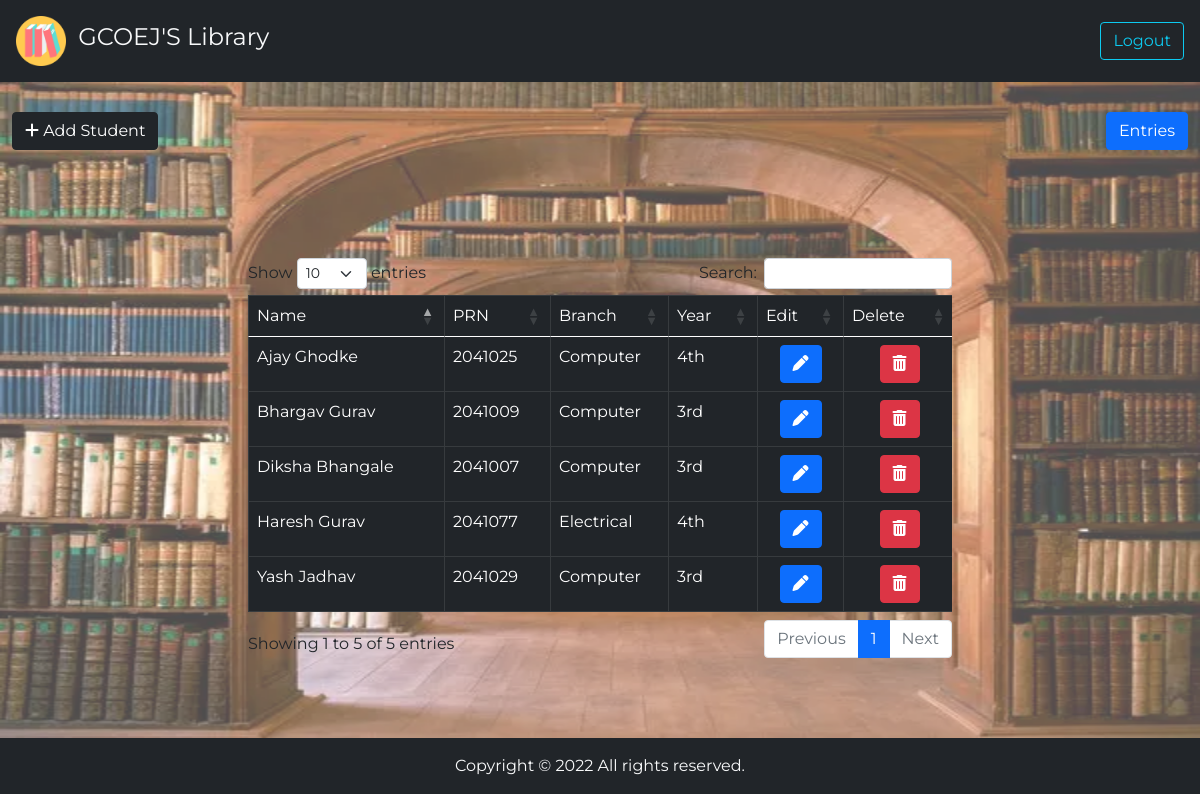
The app's page /backend/ (signed in) with its own data.
### APP/models.py (models this page shows, shortened)
class Student(models.Model):
    Fields = (
        ('Computer', 'Computer'),
        ('Electrical', 'Electrical'),
        ('Civil', 'Civil'),
        ('Mechanical', 'Mechanical'),
        ('Instrumentation', 'Instrumentation'),
        ('Electronics and Tele.', 'Electronics and Tele.')
    )
    Years = (
        ('1st', '1st'),
        ('2nd', '2nd'),
        ('3rd', '3rd'),
        ('4th', '4th')
    )
    name = models.CharField(max_length=50)
    prn = models.CharField(max_length=10)
    branch = models.CharField(max_length=25, choices=Fields)
    year = models.CharField(max_length=3, choices=Years)

### APP/views.py (the view)
# urls.py: path('backend/', views.backend, name="backend"),
@cache_control(no_cache=True, must_revalidade=True, no_store=True)
@login_required(login_url='login')
def backend(request):
    students = Student.objects.all()
    context = {}
    context['student'] = students
    return render(request, 'backend.html', context)

### APP/templates/backend.html (shortened to what this page needs)
{% extends 'base.html' %}
{% block nav-btn %}
            <div class="col-1">
                <a class="btn btn-outline-info float-end" data-bs-toggle="modal" data-bs-target="#logoutModal">Logout</a>
            </div>
{% endblock %}
{% block data-content %}
<div class="container-fluid" id="backend-page">
    <div class="row d-flex justify-content-center align-items-center" id="backend-row">
        {% block btn %}
        <div class="col-lg-12">
            <a class="btn btn-dark" data-bs-toggle="modal" data-bs-target="#AddModal"><i class="fas fa-plus"></i> Add Student</a>
            <a class="btn btn-primary float-end" href="{% url 'entry' %}">Entries</a>
        </div>
        {% endblock %}
        <div class="col-lg-8 p-5" >
            <div id="table-div">
                {% block table %}
                <table class="table table-bordered table-hover table-dark" id="student-table">
                    <thead>
                        <tr>
                            <td>Name</td>
                            <td>PRN</td>
                            <td>Branch</td>
                            <td>Year</td>
                            <td>Edit</td>
                            <td>Delete</td>
                        </tr>
                    </thead>
                    <tbody>
                        {% for i in student %}
                        <tr>
                            <td>{{i.name}}</td>
                            <td>{{i.prn}}</td>
                            <td>{{i.branch}}</td>
                            <td>{{i.year}}</td>
                            <td class="text-center"><a class="btn btn-primary" data-bs-toggle="modal" data-bs-target="#editModal{{i.pk}}" title="Edit details"><i class="fas fa-pen"></i></a></td>
                            <td class="text-center"><a class="btn btn-danger" data-bs-toggle="modal" data-bs-target="#deleteModal{{i.pk}}" title="Delete details"><i class="fas fa-trash-can"></i></a></td>
                        </tr>
                        {% endfor %}
                    </tbody>
                </table>
                {% endblock %}
            </div>
        </div>
    </div>
</div>
{% endblock %}

### APP/templates/base.html (shortened to what this page needs)
<!DOCTYPE html>
{% load static %}
<html lang="en">
<head>
    <link rel="stylesheet" href="{% static 'css/style.css' %}">
    <link href="https://cdn.jsdelivr.net/npm/bootstrap@5.0.2/dist/css/bootstrap.min.css" rel="stylesheet">
    <link rel="stylesheet" href="https://cdn.datatables.net/1.12.1/css/dataTables.bootstrap5.min.css">
    <link rel="stylesheet" href="https://cdnjs.cloudflare.com/ajax/libs/font-awesome/6.2.0/css/all.min.css" />
    <link rel="stylesheet" href="https://cdnjs.cloudflare.com/ajax/libs/aos/2.3.4/aos.css" />
</head>
<body>
    <div class="container-fluid">
        <div class="row bg-dark py-3 px-1 d-flex justify-content-between align-items-center">
            <div class="col-8 text-light">
                <img src="{% static 'images/nav-logo.jpg' %}" alt="" style="height: 50px; width: 50px;">
                <span class="fs-4 ms-2">GCOEJ'S Library</span>
            </div>
            {% block nav-btn %}
            {% endblock %}
        </div>
    </div>
    {% block data-content %}
    {% endblock %}
    <div class="container-fluid">
        <div class="row bg-dark py-3 px-1  ">
            <div class="col-lg-12 text-center text-light">
                Copyright &copy; {% now 'Y'%} <span>All rights reserved.</span>
            </div>
        </div>
    </div>
</body>
</html>

### APP/static/css/style.css (style rules this page uses)
* { margin: 0; padding: 0; outline: none; box-sizing: border-box; font-family: 'Montserrat', sans-serif; }
#backend-page { position: relative; top: 0; left: 0; background-image: url('../images/backend.jpg'); background-position: center; background-repeat: no-repeat; background-size: 100% 100%; }
#backend-page::before { position: absolute; content: ""; top: 0; left: 0; height: 100%; width: 100%; background: rgba(255, 255, 255, .3); }
#backend-row { position: relative; height: 82vh; }
#table-div { overflow-x: auto; }

### records on screen
Student: name "Bhargav Gurav", prn "2041009", branch "Computer", year "3rd"
Student: name "Ajay Ghodke", prn "2041025", branch "Computer", year "4th"
Student: name "Yash Jadhav", prn "2041029", branch "Computer", year "3rd"
Student: name "Diksha Bhangale", prn "2041007", branch "Computer", year "3rd"
Student: name "Haresh Gurav", prn "2041077", branch "Electrical", year "4th"
